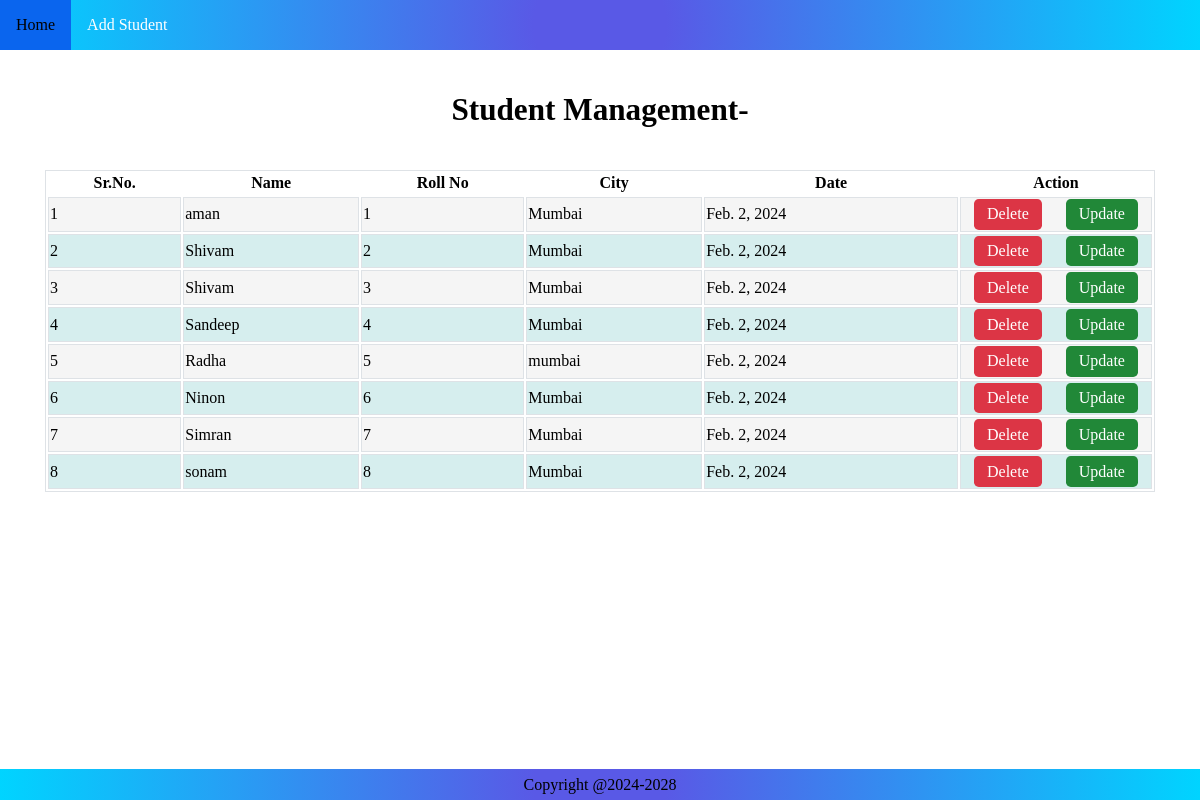
The page / on the database its author committed.
### app/models.py (models this page shows, shortened)
class Student(models.Model):
    name = models.CharField(max_length=200, null=False, blank=False)
    roll = models.IntegerField(unique=True, null=False, blank=False)
    city = models.CharField(max_length=50, null=False, blank=False)
    date = models.DateField(auto_now_add=True)

### app/views.py (the view)
# urls.py: 2. Add a URL to urlpatterns:  path('', views.home, name='home')
def home(request):
    stu = Student.objects.all()
    return render(request, 'app/home.html', {'stu': stu})

### app/templates/app/home.html (shortened to what this page needs)
{% extends "app/base.html" %}
{% load static %}
{% block css %}
    <link rel="stylesheet" href="{% static 'app/css/home.css' %}">
{% endblock  %}
{% block body %}
<div class="header">
    <h2>Student Management-</h2>
</div>
<div class="cont">
    <div class="container">
        <table class='table'>
            <thead>
                <tr>
                    <th>Sr.No.</th>
                    <th>Name</th>
                    <th>Roll No</th>
                    <th>City</th>
                    <th>Date</th>
                    <th>Action</th>
                </tr>
            </thead>
            <tr>
                <tbody>
                    {% for i in stu %}
                        <tr>
                            <td>{{forloop.counter}}</td>
                            <td>{{i.name}}</td>
                            <td>{{i.roll}}</td>
                            <td>{{i.city}}</td>
                            <td>{{i.date}}</td>
                            <td class="buttonn">
                                <a href='/delete/{{i.id}}' type="button" class="delete_btn" id="delete-js" >Delete</button>
                                <a href='/update/{{i.id}}' type="button" class="update_btn">Update</button>
                            </td>
                        </tr>
                    {% endfor %}
                </tbody>
            </tr>
        </table>
    </div>
</div>
{% endblock  %}

### app/templates/app/base.html (shortened to what this page needs)
<!DOCTYPE html>
<html lang="en">
<head>
    {% load static %}
    <link rel="stylesheet" href="{% static 'app/css/navbar.css' %}">
    {% block css %}{% endblock  %}
</head>
<body>
    <div class="navbar">
        <ul class="nav-list">
            <li><a href="/">Home</a></li>
            <li><a href="/add/" >Add Student</a></li>
        </ul>
    </div>
    {% block body %}{% endblock  %}
    <div class="footer">
        <span>Copyright @2024-2028</span>
    </div>
</body>
</html>

### static/app/css/navbar.css (style rules this page uses)
body { margin: 0; padding: 0; box-sizing: border-box; display: flex; flex-direction: column; height: 100vh; }
.nav-list { list-style-type: none; margin: 0; padding: 0; overflow: hidden; margin-bottom: auto; background: rgb(89,89,230); background: radial-gradient(circle, rgba(89,89,230,1) 11%, rgba(0,212,255,1) 100%); }
.nav-list li { float: left; }
.nav-list li a { display: block; color: white; text-align: center; padding: 1rem; text-decoration: none; }
.footer { margin-top: auto; text-align: center; padding: 0.4rem 1rem; background: rgb(89,89,230); background: radial-gradient(circle, rgba(89,89,230,1) 11%, rgba(0,212,255,1) 100%); }

### static/app/css/home.css (style rules this page uses)
* { box-sizing: border-box; }
.header { font-size: 1.3em; text-align: center; font-weight: bold; margin-top: 1rem; margin-bottom: 1rem; }
.container { display: flex; justify-content: center; align-items: center; }
.table { border: 1px solid #dee2e6; flex: 1; }
.table td { border: 1px solid #dee2e6; word-break: break-word; }
.buttonn { display: flex; justify-content: space-around; }
.delete_btn { padding: 0.4em 0.8em; color: #fff; background-color: #dc3545; border-color: #dc3545; border-radius: 0.3em; text-decoration: none; }
.update_btn { padding: 0.4em 0.8em; color: #fff; background-color: #218838; border-color: #1e7e34; border-radius: 0.3em; text-decoration: none; }
tr:nth-child(even) { background-color: #D6EEEE; }
tbody:nth-child(odd) { background-color: whitesmoke; }
th:last-child { width: 12em; }
.table { min-width: 0; }
.cont { width: 100%; margin-right: auto; margin-left: auto; padding-right: 15px; padding-left: 15px; box-sizing: border-box; }
@media (min-width: 576px) { .cont { max-width: 540px; } }
@media (min-width: 768px) { .cont { max-width: 720px; } }
@media (min-width: 992px) { .cont { max-width: 960px; } }
@media (min-width: 1200px) { .cont { max-width: 1140px; } }

### rows shown on the page
Student: name "aman", roll "1", city "Mumbai", date "Feb. 2, 2024"
Student: name "Shivam", roll "2", city "Mumbai", date "Feb. 2, 2024"
Student: name "Shivam", roll "3", city "Mumbai", date "Feb. 2, 2024"
Student: name "Sandeep", roll "4", city "Mumbai", date "Feb. 2, 2024"
Student: name "Radha", roll "5", city "mumbai", date "Feb. 2, 2024"
Student: name "Ninon", roll "6", city "Mumbai", date "Feb. 2, 2024"
Student: name "Simran", roll "7", city "Mumbai", date "Feb. 2, 2024"
Student: name "sonam", roll "8", city "Mumbai", date "Feb. 2, 2024"
